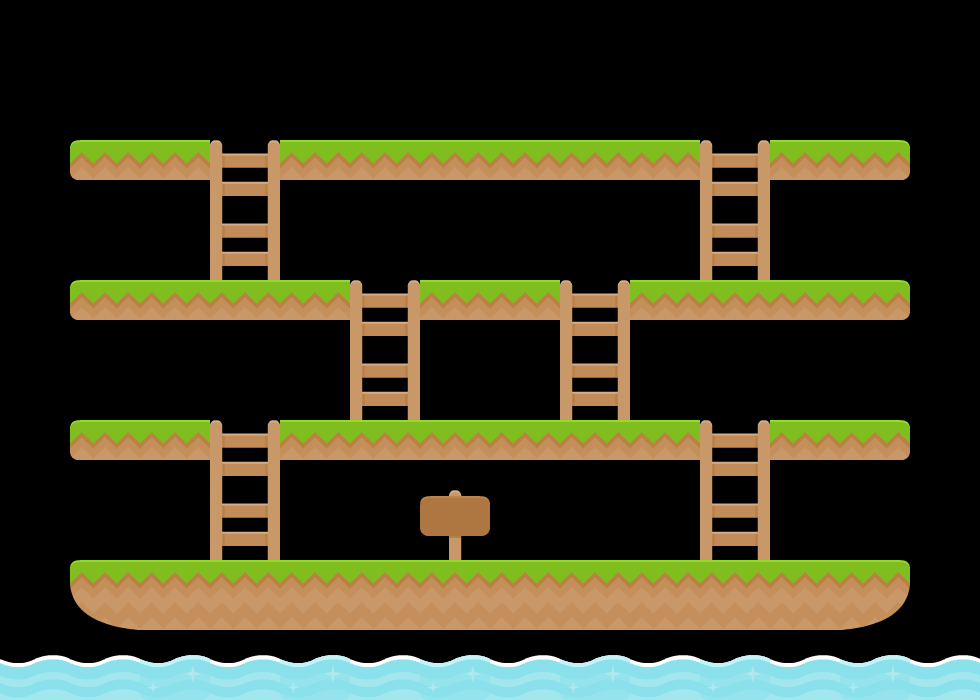

This game map was drawn from its Tiled (.tmx) file and the tilesets committed beside it. A one-line description and the trimmed map source follow:
An orthogonal 14x10 tile map with 70x70 px tiles, 6 tile layers (4, 0, 1, 2, ...) and 12 objects (12x Bounds).

<map version="1.0" orientation="orthogonal" renderorder="right-down" width="14" height="10" tilewidth="70" tileheight="70">
 <tileset firstgid="1" name="tiles" tilewidth="70" tileheight="70" spacing="1">
  <image source="tiles.png" width="1846" height="1846" />
  <tile id="196">
   <properties>
    <property name="Collidable" value="false" />
   </properties>
  </tile>
  <tile id="222">
   <properties>
    <property name="Collidable" value="false" />
   </properties>
  </tile>
  <tile id="225">
   <properties>
    <property name="Collidable" value="true" />
   </properties>
  </tile>
  <tile id="251">
   <properties>
    <property name="Collidable" value="true" />
   </properties>
  </tile>
  <tile id="277">
   <properties>
    <property name="Collidable" value="true" />
   </properties>
  </tile>
 </tileset>
 <layer name="4" width="14" height="10">
  <data>[140 cells, 26 non-empty, 3 distinct tile ids]</data>
 </layer>
 <layer name="0" width="14" height="10">
  <data>[140 cells, 12 non-empty, 3 distinct tile ids]</data>
 </layer>
 <layer name="1" width="14" height="10">
  <data>[140 cells, 10 non-empty, 3 distinct tile ids]</data>
 </layer>
 <layer name="2" width="14" height="10">
  <data>[140 cells, 10 non-empty, 3 distinct tile ids]</data>
 </layer>
 <layer name="3" width="14" height="10">
  <data>[140 cells, 10 non-empty, 3 distinct tile ids]</data>
 </layer>
 <layer name="5" width="14" height="10">
  <data>[140 cells, 7 non-empty, 2 distinct tile ids]</data>
 </layer>
 <objectgroup name="CollisionAreas">
  <object name="Bounds" type="Bounds" x="70" y="140" width="140" height="70" />
  <object name="Bounds" type="Bounds" x="280" y="140" width="420" height="70" />
  <object name="Bounds" type="Bounds" x="770" y="140" width="140" height="70" />
  <object name="Bounds" type="Bounds" x="70" y="280" width="280" height="70" />
  <object name="Bounds" type="Bounds" x="420" y="280" width="140" height="70" />
  <object name="Bounds" type="Bounds" x="630" y="280" width="280" height="70" />
  <object name="Bounds" type="Bounds" x="70" y="420" width="140" height="70" />
  <object name="Bounds" type="Bounds" x="280" y="420" width="420" height="70" />
  <object name="Bounds" type="Bounds" x="770" y="420" width="140" height="70" />
  <object name="Bounds" type="Bounds" x="70" y="560" width="840" height="70" />
  <object name="Bounds" type="Bounds" x="0" y="0" width="70" height="630" />
  <object name="Bounds" type="Bounds" x="910" y="0" width="70" height="630" />
 </objectgroup>
</map>